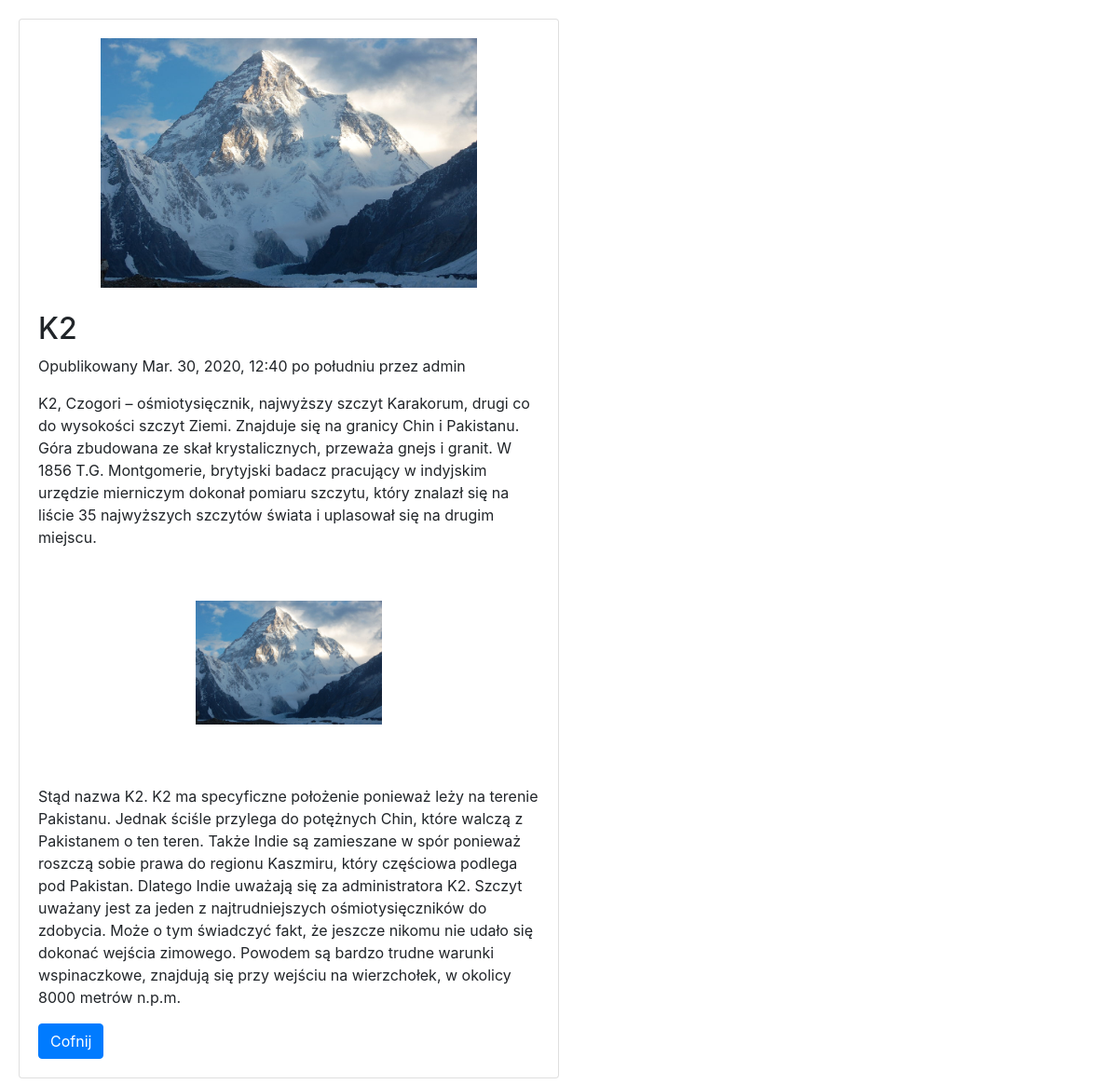
Screenshot of /2020/3/30/k2/ with the database file from the repository.
### blog/models.py (models this page shows, shortened)
class Post(models.Model):
    STATUS_CHOICES = (
        ('draft', 'Draft'), ('published', "Published"),
    )
    title = models.CharField(max_length=128)
    slug = models.SlugField(max_length=40, unique_for_date='date_added', blank=True)
    description = RichTextUploadingField(default="")
    date_added = models.DateTimeField(default=datetime.now, blank=True)
    image = models.ImageField(upload_to="Images", blank=True,)
    author = models.ForeignKey(User, on_delete=models.CASCADE, null=True)
    status = models.CharField(max_length=10, choices=STATUS_CHOICES, default='draft')
    objects = models.Manager()
    published = PublishedManager()
    class Meta:
        ordering = ('-date_added',)

### blog/views.py (the view)
def post_detail(request, year, month, day, post):
    post = get_object_or_404(Post, slug=post,
                             status='published',
                             date_added__year=year,
                             date_added__month=month,
                             date_added__day=day)
    return render(request, 'blog/post_detail.html',
                  {'post': post})

### blog/templates/blog/post_detail.html (shortened to what this page needs)
{% extends 'blog/main.html' %}
{% block body%}
<div class="card" style="width: 50%;">
    <div class="card-body">
        <img src="/media/{{post.image}}">
      <div>
            <h2>
                    {{ post.title }}
            </h2>
            <p class="date">
                Opublikowany {{ post.date_added }} przez {{ post.author}}
            </p>
            <p>{{ post.description|safe }}</p>
            <a href="{% url 'post_list' %} "class="btn btn-primary" >Cofnij </a>
      </div>
{% endblock %}

### blog/templates/blog/main.html (shortened to what this page needs)
{% load static %}
<!DOCTYPE html>
<html lang="pl">
<head>
    <link rel="stylesheet" href="https://stackpath.bootstrapcdn.com/bootstrap/4.4.1/css/bootstrap.min.css"
>
    <link rel="stylesheet" href="{% static 'main.css' %}" >
</head>
<body>
    {% block body %} {% endblock %}
</body>
</html>

### blog/static/main.css (style rules this page uses)
body { margin: 20px; }
img { display: block; margin-left: auto; margin-right: auto; width: 75%; margin-bottom: 25px; }

### rows the page displays
Post: image (picture), title "K2", date_added "Mar. 30, 2020, 12:40 po południu", author "admin", description "K2, Czogori – ośmiotysięcznik, najwyższy szczyt Karakorum, drugi co do wysokości szczyt Ziemi. Znajduje się na granicy Chin i Pakistanu. Góra zbudowana ze skał krystalicznych, przeważa gnejs i granit. W 1856 T.G. Montgomerie, brytyjski badacz pracujący w indyjskim urzędzie mierniczym dokonał pomiaru szczytu, który znalazł się na liście 35 najwyższych szczytów świata i uplasował się na drugim miejscu. Stąd nazwa K2. K2 ma specyficzne położenie ponieważ leży na terenie Pakistanu. Jednak ściśle przylega do potężnych Chin, które walczą z Pakistanem o ten teren. Także Indie są zamieszane w spór ponieważ roszczą sobie prawa do regionu Kaszmiru, który częściowa podlega pod Pakistan. Dlatego Indie…", description (picture)
